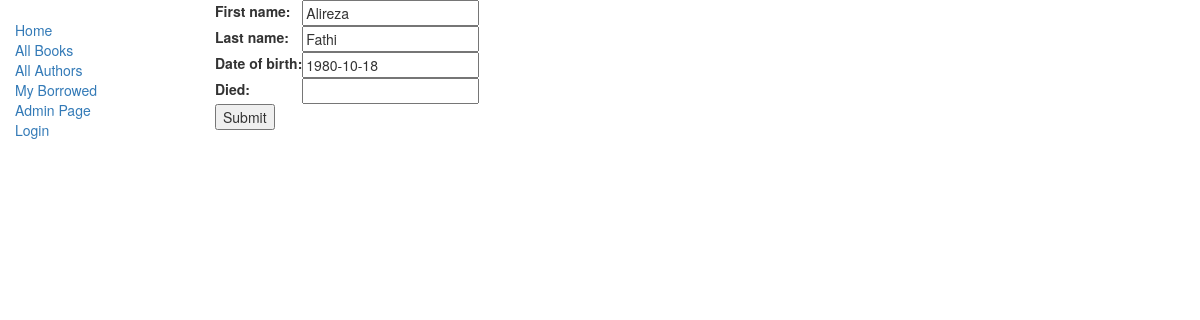
/catalog/author/1/update/, run on the app's committed database.
### catalog/models.py (models this page shows, shortened)
class Author(models.Model):
    first_name = models.CharField(max_length=100)
    last_name = models.CharField(max_length=100)
    date_of_birth = models.DateField(null=True, blank=True)
    date_of_death = models.DateField('Died', null=True, blank=True)

### catalog/views.py (the view)
# urls.py: re_path(r'^author/(?P<pk>\d+)/update/$', views.AuthorUpdate.as_view(), name='author_update'),
class AuthorUpdate(generic.UpdateView):
    model = models.Author
    fields = ['first_name', 'last_name', 'date_of_birth', 'date_of_death']

### catalog/templates/catalog/author_form.html (shortened to what this page needs)
{% extends "catalog/base_generic.html" %}
{% block content %}
<form action="" method="post">
    <table>
    {{ form.as_table }}
    </table>
    <input type="submit" value="Submit" />
</form>
{% endblock %}

### data on the page
Author: first_name "Alireza", last_name "Fathi", date_of_birth "1980-10-18"
